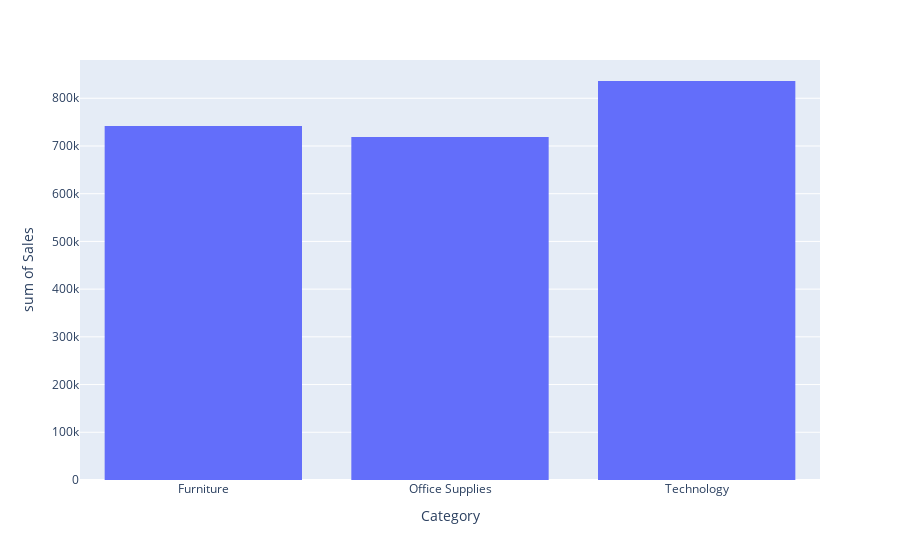

Notebook code for this chart:
### Markdown cell above
## Histograma - Valor de venda por categoria

### Code cell
px.histogram(df_loja, x="Category", y="Sales")

### Figure 1 — Plotly figure (JSON) as saved in the notebook; plotly's stock layout.template omitted (floating-point values rounded to 4 significant figures; data arrays with more than 128 entries replaced by an {"elided": "..."} marker saying what was removed)
{"data": [{"alignmentgroup": "True", "bingroup": "x", "histfunc": "sum", "hovertemplate": "Category=%{x}<br>sum of Sales=%{y}<extra></extra>", "legendgroup": "", "marker": {"color": "#636efa", "pattern": {"shape": ""}}, "name": "", "offsetgroup": "", "orientation": "v", "showlegend": false, "type": "histogram", "x": {"elided": "9994 str values"}, "xaxis": "x", "y": {"elided": "9994 float values"}, "yaxis": "y"}], "layout": {"barmode": "relative", "legend": {"tracegroupgap": 0}, "margin": {"t": 60}, "xaxis": {"anchor": "y", "domain": [0, 1], "title": {"text": "Category"}}, "yaxis": {"anchor": "x", "domain": [0, 1], "title": {"text": "sum of Sales"}}}}
